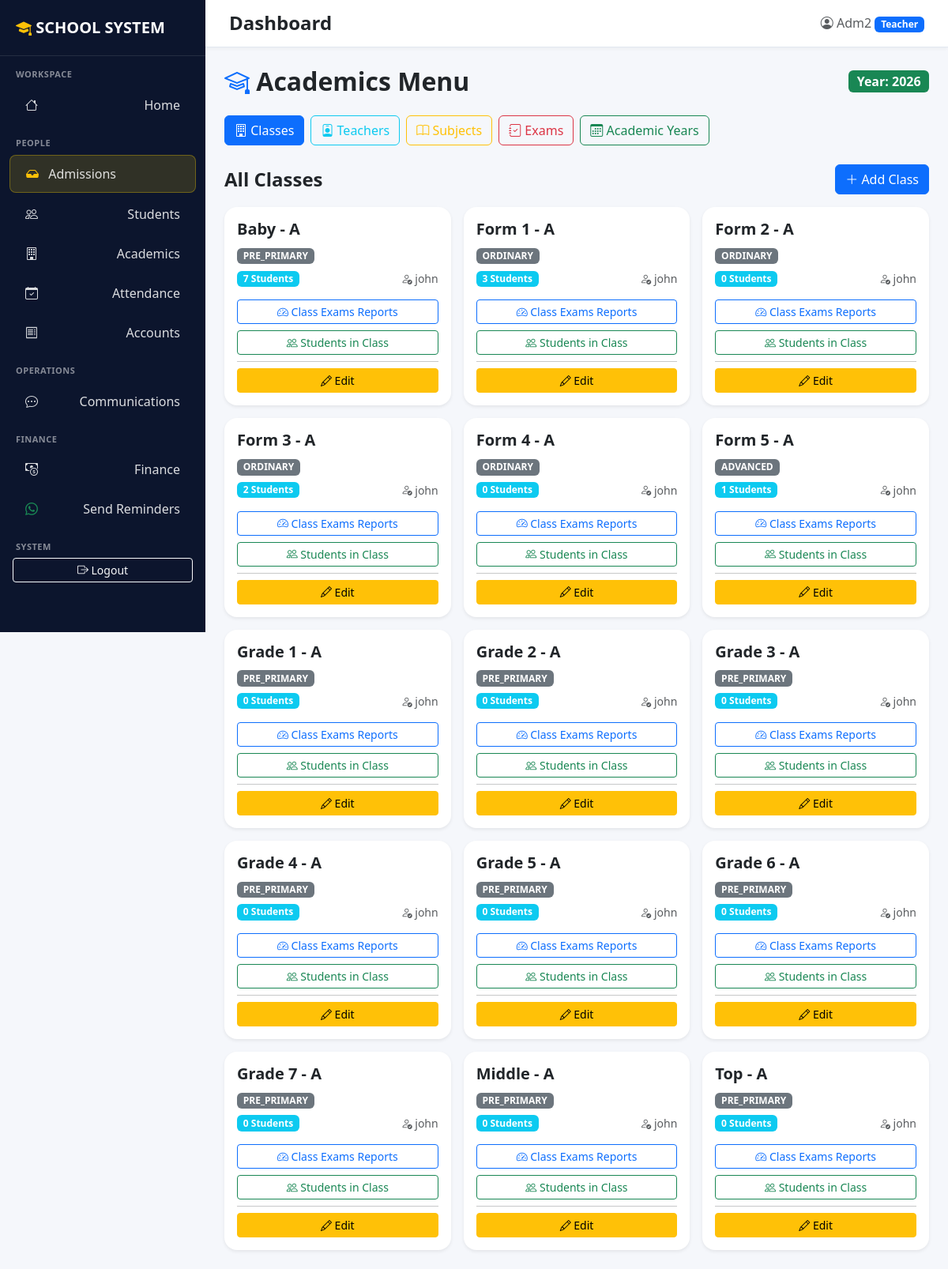
Page /school-management/academics/ (signed in) on the committed database.
### accounts/models.py (models this page shows)
class User(AbstractUser):
    ROLE_CHOICES = [
        ("admin", "Administrator"),
        ("teacher", "Teacher"),
        ("accountant", "Accountant"),
        ("headteacher", "Head Teacher"),
        ("parent", "Parent"),
    ]
    role = models.CharField(max_length=20, choices=ROLE_CHOICES, default="teacher")
    phone = models.CharField(max_length=20, blank=True, null=True)
    teacher_profile = models.OneToOneField(
        'academics.Teacher',
        null=True,
        blank=True,
        on_delete=models.SET_NULL
    )
    guardian_profile = models.OneToOneField(
        'students.Guardian',
        null=True,
        blank=True,
        on_delete=models.SET_NULL
    )

### academics/models.py (models this page shows, shortened)
class AcademicYear(models.Model):
    name = models.CharField(max_length=9, unique=True)
    is_active = models.BooleanField(default=False)
    class Meta:
        ordering = ["-name"]
        verbose_name = "Academic Year"
        verbose_name_plural = "Academic Years"

class ClassRoom(models.Model):
    LEVEL_GROUP = {
        'BABY': 'PRE_PRIMARY', 'MIDDLE': 'PRE_PRIMARY', 'TOP': 'PRE_PRIMARY',
        'G1': 'PRE_PRIMARY', 'G2': 'PRE_PRIMARY', 'G3': 'PRE_PRIMARY',
        'G4': 'PRE_PRIMARY', 'G5': 'PRE_PRIMARY', 'G6': 'PRE_PRIMARY', 'G7': 'PRE_PRIMARY',
        'F1': 'ORDINARY', 'F2': 'ORDINARY', 'F3': 'ORDINARY', 'F4': 'ORDINARY',
        'F5': 'ADVANCED', 'F6': 'ADVANCED',
    }
    LEVEL_CHOICES = [
        ("BABY", "Baby"),
        ("MIDDLE", "Middle"),
        ("TOP", "Top"),
        ("G1", "Grade 1"),
        ("G2", "Grade 2"),
        ("G3", "Grade 3"),
        ("G4", "Grade 4"),
        ("G5", "Grade 5"),
        ("G6", "Grade 6"),
        ("G7", "Grade 7"),
        ("F1", "Form 1"),
        ("F2", "Form 2"),
        ("F3", "Form 3"),
        ("F4", "Form 4"),
        ("F5", "Form 5"),
        ("F6", "Form 6"),
    ]
    STREAM_CHOICES = [
        ("A", "A"),
        ("B", "B"),
        ("C", "C"),
    ]
    level = models.CharField(
        max_length=10,
        choices=LEVEL_CHOICES
    )
    stream = models.CharField(
        max_length=1,
        choices=STREAM_CHOICES
    )
    class_teacher = models.ForeignKey(
        Teacher,
        on_delete=models.SET_NULL,
        null=True,
        blank=True,
        related_name="classrooms"
    )
    class Meta:
        unique_together = ("level", "stream")
        ordering = ["level", "stream"]
    @property
    def level_group(self):
        return self.LEVEL_GROUP.get(self.level, 'PRE_PRIMARY')

class Teacher(models.Model):
    first_name = models.CharField(max_length=100)
    last_name = models.CharField(max_length=100)
    phone = models.CharField(
        max_length=20,
        blank=True
    )
    email = models.EmailField(
        blank=True
    )
    photo = models.ImageField(upload_to='teachers/', blank=True, null=True)
    class Meta:
        ordering = ["first_name", "last_name"]

### academics/views.py (the view)
# urls.py: path('', views.class_list, name='class_list'),
@login_required
def class_list(request):
    try: classes = list(ClassRoom.objects.all().order_by('level','stream'))
    except: classes = []
    for c in classes:
        try: c.student_count = Student.objects.filter(class_room=c).count()
        except: c.student_count = 0
    try: ac_year = AcademicYear.objects.filter(is_active=True).first()
    except: ac_year = None
    context = {
        'classes_count': ClassRoom.objects.count() if hasattr(ClassRoom,'objects') else 0,
        'students_count': Student.objects.count(),
        'teachers_count': Teacher.objects.count(),
        'subjects_count': Subject.objects.count(),
        'exams_count': Exam.objects.count(),
        'active_year': ac_year,
        'classes': classes
    }
    return render(request, "academics/class_list.html", context)

### academics/templates/academics/class_list.html (shortened to what this page needs)
{% extends "base.html" %}
{% load humanize %}
{% block content %}
<div class="d-flex justify-content-between align-items-center mb-4 flex-wrap gap-2">
    <h2 class="fw-bold mb-0"><i class="bi bi-mortarboard text-primary"></i> Academics Menu</h2>
    <span class="badge bg-success fs-6">Year: {{ active_year.name|default:"Not Set" }}</span>
</div>
<div class="d-flex gap-2 mb-4 flex-wrap">
    <a href="{% url 'academics:class_list' %}" class="btn btn-primary">
        <i class="bi bi-building"></i> Classes
    </a>
    <a href="{% url 'academics:teacher_list' %}" class="btn btn-outline-info">
        <i class="bi bi-person-badge"></i> Teachers
    </a>
    <a href="{% url 'academics:subject_list' %}" class="btn btn-outline-warning">
        <i class="bi bi-book"></i> Subjects
    </a>
    <a href="{% url 'academics:exam_list' %}" class="btn btn-outline-danger">
        <i class="bi bi-journal-check"></i> Exams
    </a>
    <a href="{% url 'academics:year_list' %}" class="btn btn-outline-success">
        <i class="bi bi-calendar3"></i> Academic Years
    </a>
</div>
<div class="d-flex justify-content-between align-items-center mb-3">
    <h4 class="fw-bold mb-0">All Classes</h4>
    <a href="{% url 'academics:class_create' %}" class="btn btn-primary">
        <i class="bi bi-plus-lg"></i> Add Class
    </a>
</div>
<div class="row g-3">
    {% for cls in classes %}
    <div class="col-md-6 col-lg-4">
        <div class="card academic-card h-100 shadow-sm">
            <div class="card-body">
                <h5 class="fw-bold">{{ cls.get_level_display|default:cls.level }} - {{ cls.stream|default:"" }}</h5>
                <span class="badge bg-secondary mb-2">{{ cls.level_group|default:"" }}</span>
                <div class="d-flex justify-content-between align-items-center mb-3">
                    <span class="badge bg-info">{{ cls.student_count|default:0 }} Students</span>
                    {% if cls.class_teacher %}
                        <small class="text-muted"><i class="bi bi-person-check"></i> {{ cls.class_teacher.last_name }}</small>
                    {% else %}
                        <small class="text-muted">No Teacher</small>
                    {% endif %}
                </div>
                <div class="d-grid gap-2">
                    <a href="{% url 'academics:class_overview' class_id=cls.id %}" class="btn btn-sm btn-outline-primary">
                        <i class="bi bi-speedometer2"></i> Class Exams Reports
                    </a>
                    <a href="{% url 'academics:class_dashboard' pk=cls.id %}" class="btn btn-sm btn-outline-success">
                        <i class="bi bi-people"></i> Students in Class
                    </a>
                </div>
                <hr class="my-2">
                <div class="d-flex gap-2">
                    <a href="{% url 'academics:class_update' pk=cls.id %}" class="btn btn-sm btn-warning flex-grow-1">
                        <i class="bi bi-pencil"></i> Edit
                    </a>
                </div>
            </div>
        </div>
    </div>
    {% endfor %}
</div>
{% endblock %}

### templates/base.html (shortened to what this page needs)
<!DOCTYPE html>
<html lang="en">
<head>
    <link href="https://cdn.jsdelivr.net/npm/bootstrap@5.3.2/dist/css/bootstrap.min.css" rel="stylesheet">
    <link rel="stylesheet" href="https://cdn.jsdelivr.net/npm/bootstrap-icons@1.11.3/font/bootstrap-icons.css">
</head>
<body class="{% if not user.is_authenticated %}login-body{% endif %}">
{% if user.is_authenticated %}
<nav class="sidebar" id="sidebar">
    <div class="brand">
        <i class="bi bi-mortarboard-fill text-warning"></i> SCHOOL SYSTEM
    </div>
    {% if user.is_superuser or user.role == 'admin' %}
        <div class="section-title">Workspace</div>
        <ul class="nav flex-column">
            <li class="nav-item"><a class="nav-link" href="{% url 'dashboard:home' %}"><i class="bi bi-house"></i> Home</a></li>
        </ul>
        <div class="section-title">People</div>
        <ul class="nav flex-column">
            <li class="nav-item">
                <a class="nav-link" href="/admissions/manage/" style="background: rgba(255,215,0,0.15); border: 1px solid rgba(255,215,0,0.3);">
                    <span><i class="bi bi-inbox-fill text-warning"></i> Admissions</span>
                </a>
            </li>
            <li class="nav-item"><a class="nav-link" href="{% url 'students:student_list' %}"><i class="bi bi-people"></i> Students</a></li>
            <li class="nav-item"><a class="nav-link" href="{% url 'academics:class_list' %}"><i class="bi bi-building"></i> Academics</a></li>
            <li class="nav-item"><a class="nav-link" href="{% url 'students:daily_attendance_summary' %}"><i class="bi bi-calendar-check"></i> Attendance</a></li>
            <li class="nav-item"><a class="nav-link" href="{% url 'accounts:account_manage' %}"><i class="bi bi-receipt"></i> Accounts</a></li>
        </ul>
        <div class="section-title">Operations</div>
        <ul class="nav flex-column">
            <li class="nav-item"><a class="nav-link" href="#"><i class="bi bi-chat-dots"></i> Communications</a></li>
        </ul>
        <div class="section-title">Finance</div>
        <ul class="nav flex-column">
            <li class="nav-item"><a class="nav-link" href="{% url 'finance:dashboard' %}"><i class="bi bi-cash-coin"></i> Finance</a></li>
            <li class="nav-item"><a class="nav-link" href="{% url 'finance:send_reminders' %}"><i class="bi bi-whatsapp text-success"></i> Send Reminders</a></li>
        </ul>
    {% elif user.role == 'parent' %}
        <div class="section-title">Parent Portal</div>
        <ul class="nav flex-column">
            <li class="nav-item"><a class="nav-link" href="{% url 'students:my_children' %}"><i class="bi bi-people"></i> My Children</a></li>
        </ul>
    {% endif %}
    <div class="section-title">System</div>
    <ul class="nav flex-column">
        <li class="nav-item">
            <form method="post" action="{% url 'logout' %}" class="px-3">
                <button type="submit" class="btn btn-outline-light btn-sm w-100">
                    <i class="bi bi-box-arrow-right"></i> Logout
                </button>
            </form>
        </li>
    </ul>
</nav>
<div class="main-content">
    <div class="topbar d-flex justify-content-between align-items-center">
        <div class="d-flex align-items-center">
            <h4 class="mb-0 fw-bold">{% block page_title %}Dashboard{% endblock %}</h4>
        </div>
        <div class="d-flex align-items-center gap-3">
            <span class="text-muted">
                <i class="bi bi-person-circle"></i> {{ user.username|title }}
                <span class="badge bg-primary">{{ user.role|title }}</span>
            </span>
        </div>
    </div>
    <div class="p-4">
{% endif %}
        {% block content %}{% endblock %}
{% if user.is_authenticated %}
    </div>
</div>
{% endif %}
</body>
</html>

### templates/base.html (style rules this page uses)
:root { --sidebar-bg: #0c152d; --sidebar-active: #2563eb; --primary: #2563eb; --bg-light: #f5f7fb; }
body { background: var(--bg-light); min-height: 100vh; font-family: 'Segoe UI', Tahoma, Geneva, Verdana, sans-serif; }
.sidebar { width: 260px; height: 100vh; position: fixed; top: 0; left: 0; background: var(--sidebar-bg); color: #fff; padding-top: 20px; transition: all 0.3s; z-index: 1000; overflow-y: auto; }
.sidebar .brand { font-size: 20px; font-weight: 700; padding: 0 20px 20px; border-bottom: 1px solid rgba(255,255,255,0.1); }
.sidebar .nav-link { color: rgba(255,255,255,0.85); padding: 11px 20px; margin: 2px 12px; border-radius: 8px; font-weight: 500; transition: all .2s; display: flex; justify-content: space-between; align-items: center; }
.sidebar .nav-link i { width: 24px; margin-right: 8px; }
.sidebar .section-title { font-size: 11px; text-transform: uppercase; color: rgba(255,255,255,0.5); padding: 15px 20px 5px; font-weight: 600; letter-spacing: 0.5px; }
.main-content { margin-left: 260px; transition: all 0.3s; }
.topbar { background: #fff; padding: 15px 30px; border-bottom: 1px solid #e2e8f0; position: sticky; top: 0; z-index: 999; box-shadow: 0 2px 4px rgba(0,0,0,0.04); }
.card { border: none; border-radius: 16px; box-shadow: 0 3px 15px rgba(0,0,0,0.05); }

### rows in the picture
User: username "Adm2", role "Teacher"
AcademicYear: name "2026"
ClassRoom: level "Baby", stream "A", level_group "PRE_PRIMARY", student_count "7", class_teacher.last_name "john"
ClassRoom: level "Form 1", stream "A", level_group "ORDINARY", student_count "3", class_teacher.last_name "john"
ClassRoom: level "Form 2", stream "A", level_group "ORDINARY", student_count "0", class_teacher.last_name "john"
ClassRoom: level "Form 3", stream "A", level_group "ORDINARY", student_count "2", class_teacher.last_name "john"
ClassRoom: level "Form 4", stream "A", level_group "ORDINARY", student_count "0", class_teacher.last_name "john"
ClassRoom: level "Form 5", stream "A", level_group "ADVANCED", student_count "1", class_teacher.last_name "john"
ClassRoom: level "Grade 1", stream "A", level_group "PRE_PRIMARY", student_count "0", class_teacher.last_name "john"
ClassRoom: level "Grade 2", stream "A", level_group "PRE_PRIMARY", student_count "0", class_teacher.last_name "john"
ClassRoom: level "Grade 3", stream "A", level_group "PRE_PRIMARY", student_count "0", class_teacher.last_name "john"
ClassRoom: level "Grade 4", stream "A", level_group "PRE_PRIMARY", student_count "0", class_teacher.last_name "john"
ClassRoom: level "Grade 5", stream "A", level_group "PRE_PRIMARY", student_count "0", class_teacher.last_name "john"
ClassRoom: level "Grade 6", stream "A", level_group "PRE_PRIMARY", student_count "0", class_teacher.last_name "john"
ClassRoom: level "Grade 7", stream "A", level_group "PRE_PRIMARY", student_count "0", class_teacher.last_name "john"
ClassRoom: level "Middle", stream "A", level_group "PRE_PRIMARY", student_count "0", class_teacher.last_name "john"
ClassRoom: level "Top", stream "A", level_group "PRE_PRIMARY", student_count "0", class_teacher.last_name "john"
